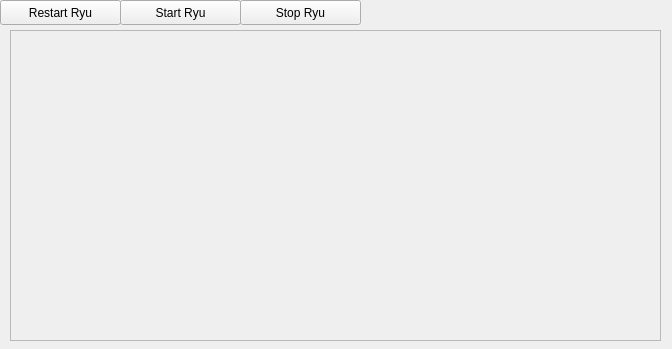
<?xml version="1.0" encoding="UTF-8"?>
<ui version="4.0">
 <class>RyuDialog</class>
 <widget class="QWidget" name="RyuDialog">
  <property name="geometry">
   <rect>
    <x>0</x>
    <y>0</y>
    <width>672</width>
    <height>349</height>
   </rect>
  </property>
  <property name="windowTitle">
   <string>Ryu</string>
  </property>
  <widget class="QPushButton" name="restart">
   <property name="geometry">
    <rect>
     <x>0</x>
     <y>0</y>
     <width>121</width>
     <height>25</height>
    </rect>
   </property>
   <property name="text">
    <string>Restart Ryu</string>
   </property>
  </widget>
  <widget class="QPushButton" name="start">
   <property name="geometry">
    <rect>
     <x>120</x>
     <y>0</y>
     <width>121</width>
     <height>25</height>
    </rect>
   </property>
   <property name="text">
    <string>Start Ryu</string>
   </property>
  </widget>
  <widget class="QPushButton" name="stop">
   <property name="geometry">
    <rect>
     <x>240</x>
     <y>0</y>
     <width>121</width>
     <height>25</height>
    </rect>
   </property>
   <property name="text">
    <string>Stop Ryu</string>
   </property>
  </widget>
  <widget class="QFrame" name="termArea">
   <property name="geometry">
    <rect>
     <x>10</x>
     <y>30</y>
     <width>651</width>
     <height>311</height>
    </rect>
   </property>
   <property name="frameShape">
    <enum>QFrame::StyledPanel</enum>
   </property>
   <property name="frameShadow">
    <enum>QFrame::Raised</enum>
   </property>
  </widget>
 </widget>
 <resources/>
 <connections/>
</ui>
